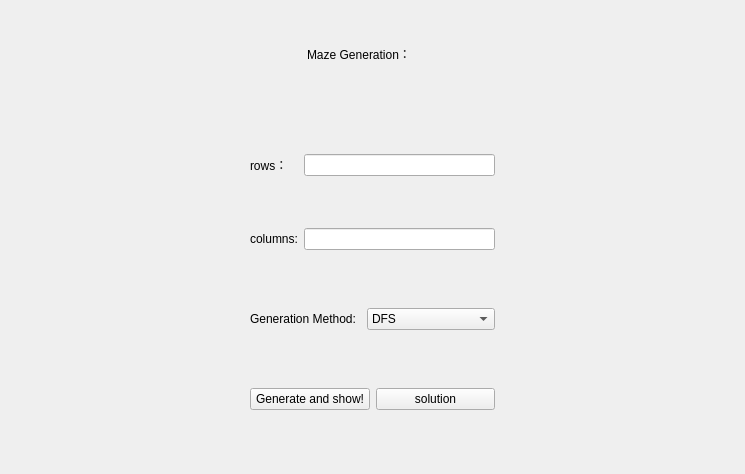
<?xml version="1.0" encoding="UTF-8"?>
<ui version="4.0">
 <class>Form</class>
 <widget class="QWidget" name="Form">
  <property name="geometry">
   <rect>
    <x>0</x>
    <y>0</y>
    <width>745</width>
    <height>474</height>
   </rect>
  </property>
  <property name="maximumSize">
   <size>
    <width>745</width>
    <height>16777215</height>
   </size>
  </property>
  <property name="windowTitle">
   <string>Form</string>
  </property>
  <layout class="QHBoxLayout" name="horizontalLayout_2" stretch="0">
   <property name="leftMargin">
    <number>250</number>
   </property>
   <property name="rightMargin">
    <number>250</number>
   </property>
   <property name="bottomMargin">
    <number>12</number>
   </property>
   <item>
    <layout class="QVBoxLayout" name="verticalLayout">
     <item>
      <widget class="QLabel" name="label">
       <property name="minimumSize">
        <size>
         <width>0</width>
         <height>85</height>
        </size>
       </property>
       <property name="maximumSize">
        <size>
         <width>218</width>
         <height>85</height>
        </size>
       </property>
       <property name="text">
        <string>Maze Generation：</string>
       </property>
       <property name="scaledContents">
        <bool>false</bool>
       </property>
       <property name="alignment">
        <set>Qt::AlignCenter</set>
       </property>
      </widget>
     </item>
     <item>
      <layout class="QHBoxLayout" name="horizontalLayout" stretch=""/>
     </item>
     <item>
      <spacer name="verticalSpacer_4">
       <property name="orientation">
        <enum>Qt::Vertical</enum>
       </property>
       <property name="sizeHint" stdset="0">
        <size>
         <width>20</width>
         <height>40</height>
        </size>
       </property>
      </spacer>
     </item>
     <item>
      <layout class="QFormLayout" name="formLayout">
       <item row="0" column="0">
        <widget class="QLabel" name="label_3">
         <property name="text">
          <string>rows：</string>
         </property>
        </widget>
       </item>
       <item row="0" column="1">
        <widget class="QLineEdit" name="l1">
         <property name="maximumSize">
          <size>
           <width>300</width>
           <height>16777215</height>
          </size>
         </property>
         <property name="alignment">
          <set>Qt::AlignCenter</set>
         </property>
        </widget>
       </item>
       <item row="1" column="1">
        <spacer name="verticalSpacer_2">
         <property name="orientation">
          <enum>Qt::Vertical</enum>
         </property>
         <property name="sizeHint" stdset="0">
          <size>
           <width>20</width>
           <height>40</height>
          </size>
         </property>
        </spacer>
       </item>
       <item row="2" column="0">
        <widget class="QLabel" name="label_4">
         <property name="text">
          <string>columns:</string>
         </property>
        </widget>
       </item>
       <item row="2" column="1">
        <widget class="QLineEdit" name="l2">
         <property name="maximumSize">
          <size>
           <width>300</width>
           <height>16777215</height>
          </size>
         </property>
         <property name="frame">
          <bool>true</bool>
         </property>
         <property name="alignment">
          <set>Qt::AlignCenter</set>
         </property>
        </widget>
       </item>
      </layout>
     </item>
     <item>
      <spacer name="verticalSpacer">
       <property name="orientation">
        <enum>Qt::Vertical</enum>
       </property>
       <property name="sizeHint" stdset="0">
        <size>
         <width>20</width>
         <height>40</height>
        </size>
       </property>
      </spacer>
     </item>
     <item>
      <layout class="QHBoxLayout" name="horizontalLayout_4">
       <item>
        <widget class="QLabel" name="label_5">
         <property name="text">
          <string>Generation Method:</string>
         </property>
        </widget>
       </item>
       <item>
        <widget class="QComboBox" name="comboBox">
         <item>
          <property name="text">
           <string>DFS</string>
          </property>
         </item>
         <item>
          <property name="text">
           <string>Prim</string>
          </property>
         </item>
         <item>
          <property name="text">
           <string>Kruskal</string>
          </property>
         </item>
         <item>
          <property name="text">
           <string>ReversiveDivision</string>
          </property>
         </item>
        </widget>
       </item>
      </layout>
     </item>
     <item>
      <spacer name="verticalSpacer_5">
       <property name="orientation">
        <enum>Qt::Vertical</enum>
       </property>
       <property name="sizeHint" stdset="0">
        <size>
         <width>20</width>
         <height>40</height>
        </size>
       </property>
      </spacer>
     </item>
     <item>
      <layout class="QHBoxLayout" name="horizontalLayout_5">
       <item>
        <widget class="QPushButton" name="pushButton">
         <property name="text">
          <string>Generate and show!</string>
         </property>
        </widget>
       </item>
       <item>
        <widget class="QPushButton" name="pushButton_2">
         <property name="text">
          <string>solution</string>
         </property>
        </widget>
       </item>
      </layout>
     </item>
     <item>
      <spacer name="verticalSpacer_6">
       <property name="orientation">
        <enum>Qt::Vertical</enum>
       </property>
       <property name="sizeHint" stdset="0">
        <size>
         <width>20</width>
         <height>40</height>
        </size>
       </property>
      </spacer>
     </item>
    </layout>
   </item>
  </layout>
 </widget>
 <resources/>
 <connections/>
</ui>
